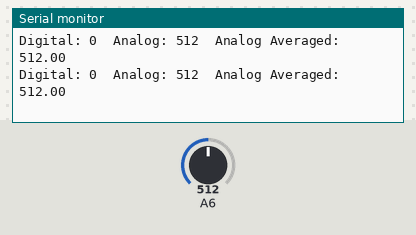
The sketch below on a simulated Arduino Nano, built with avr-gcc and run on an emulated ATmega328P. Parts: the last lines printed to the serial monitor. The inputs (shaded band) are chosen by the test bench; at power-on: A6 = 512.

Above: at 13.2 s.
13.3 s: A6 set to 991
At 13.38 s:
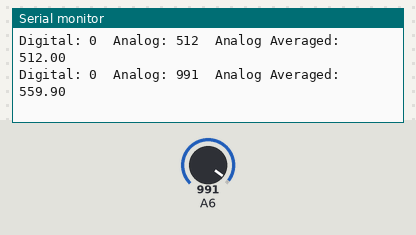
16.3 s: A6 set to 1000
At 16.34 s:
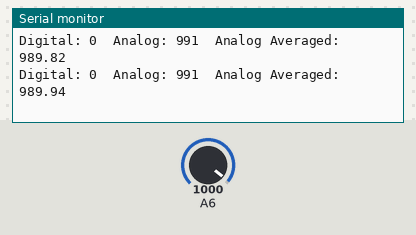
Timing chart, 0 to 18.8 s (numbered marks = the images above; inputs shaded):
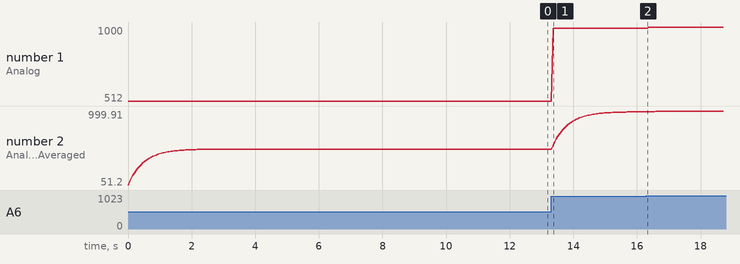

Measured:
- after the input at 13.3 s, the serial monitor: prints a new line after 0.06 s (image 1)
- plotted number 1: 512 → 991 after the input at 13.3 s
- plotted number 2: 512 → 989.82 after the input at 13.3 s

The sketch:

AnalogSensorTest.ino
```cpp
float value = 0;
float average_length = 10;

void setup() {
  // put your setup code here, to run once:
  Serial.begin(9600);      // open the serial port at 9600 bps
  pinMode (A6, INPUT);
}

void loop() {
  Serial.print("Digital: ");
  Serial.print(digitalRead(A6));
  value = (analogRead(A6)+value*(average_length-1))/average_length;
  Serial.print("  Analog: ");
  Serial.print(analogRead(A6));
  Serial.print("  Analog Averaged: ");
  Serial.println(value);
}
```
